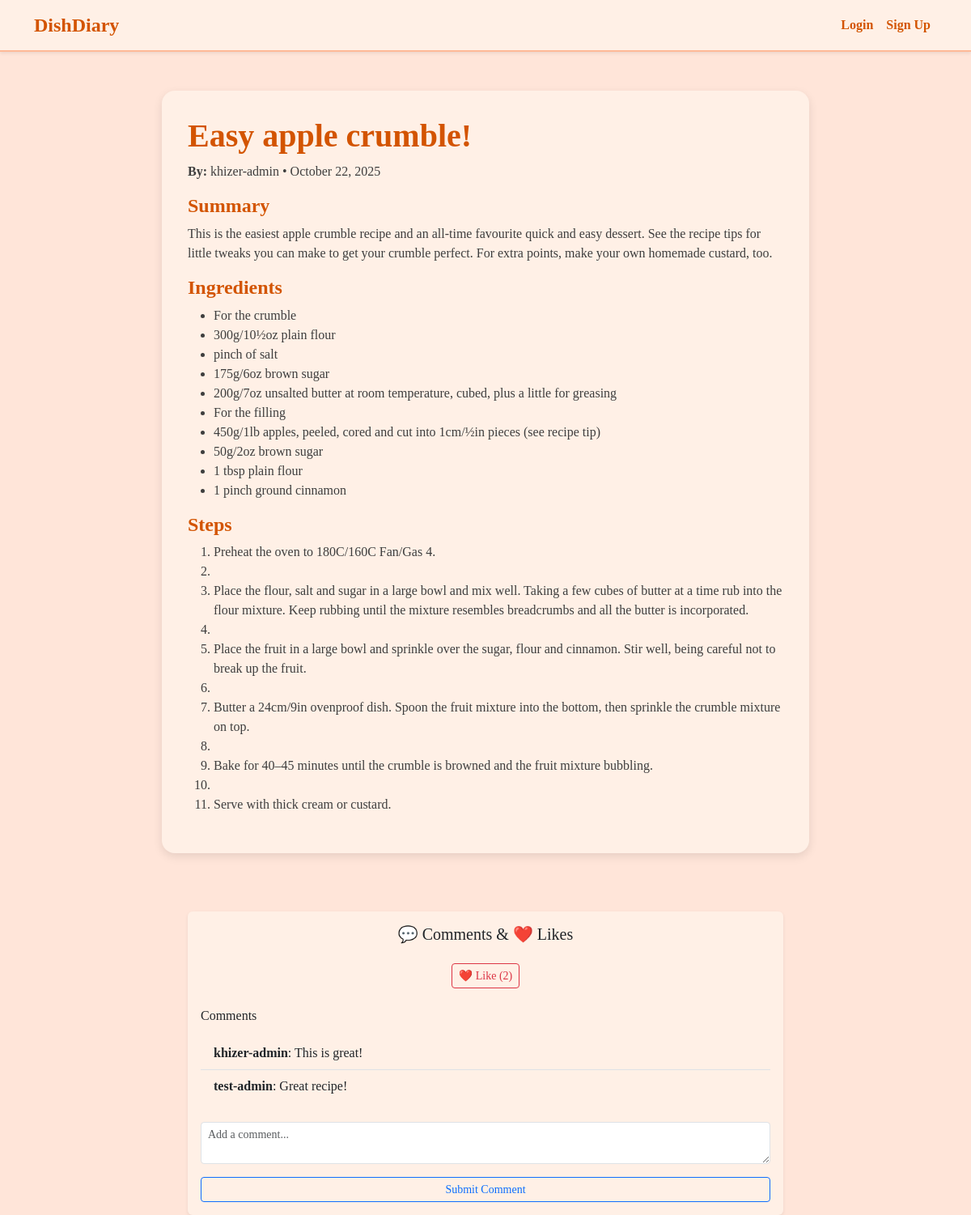
/recipes/easy-apple-crumble/, run on the app's committed database.
### recipes/models.py (models this page shows, shortened)
class Recipe(models.Model):
    title = models.CharField(max_length=200)
    slug = models.SlugField(unique=True, blank=True)
    author = models.ForeignKey(User, on_delete=models.CASCADE)
    summary = models.CharField(max_length=300, blank=True)
    ingredients = models.TextField()
    steps = models.TextField()
    created_at = models.DateTimeField(auto_now_add=True)
    updated_at = models.DateTimeField(auto_now=True)

class Comment(models.Model):
    recipe = models.ForeignKey(
        Recipe, on_delete=models.CASCADE, related_name='comments')
    author = models.ForeignKey(User, on_delete=models.CASCADE)
    body = models.TextField()
    created_at = models.DateTimeField(auto_now_add=True)
    updated_at = models.DateTimeField(auto_now=True)

### recipes/views.py (the view)
class RecipeDetailView(generic.DetailView):
    model = Recipe
    template_name = 'recipes/recipe_detail.html'

### recipes/templates/recipes/recipe_detail.html (shortened to what this page needs)
<!DOCTYPE html>
<html lang="en">
  <head>
    <link
      href="https://cdn.jsdelivr.net/npm/bootstrap@5.3.2/dist/css/bootstrap.min.css"
      rel="stylesheet"
    />
  </head>
  <body>
    <nav class="navbar navbar-expand-lg shadow-sm">
      <div class="container">
        <a class="navbar-brand" href="/">DishDiary</a>
        <div class="collapse navbar-collapse" id="navbarNav">
          <ul class="navbar-nav ms-auto">
            {% if user.is_authenticated %}
            <li class="nav-item">
              <form
                method="post"
                action="{% url 'logout' %}"
                style="display: inline"
              >
                {% csrf_token %}
                <button
                  type="submit"
                  class="nav-link btn btn-link"
                  style="padding: 0; border: none"
                >
                  Logout
                </button>
              </form>
            </li>
            {% else %}
            <li class="nav-item">
              <a class="nav-link" href="{% url 'login' %}">Login</a>
            </li>
            <li class="nav-item">
              <a class="nav-link" href="{% url 'signup' %}">Sign Up</a>
            </li>
            {% endif %}
          </ul>
        </div>
      </div>
    </nav>
    <div class="container py-5">
      <div class="recipe-card mx-auto" style="max-width: 800px">
        <h1>{{ recipe.title }}</h1>
        <p>
          <strong>By:</strong> {{ recipe.author }} • {{recipe.created_at|date:"F j, Y" }}
        </p>
        <h4>Summary</h4>
        <p>{{ recipe.summary }}</p>
        <h4>Ingredients</h4>
        <ul>
          {% for line in recipe.ingredients.splitlines %}
          <li>{{ line }}</li>
          {% empty %}
          <li>No ingredients listed.</li>
          {% endfor %}
        </ul>
        <h4>Steps</h4>
        <ol>
          {% for line in recipe.steps.splitlines %}
          <li>{{ line }}</li>
          {% empty %}
          <li>No steps provided.</li>
          {% endfor %}
        </ol>
      </div>
    </div>
<div class="container mt-4">
  <div class="row justify-content-center">
    <div class="col-md-8">
      <div class="card shadow-sm border-0" style="background-color: #fff0e6;">
        <div class="card-body">
          <h5 class="card-title text-center mb-4">💬 Comments & ❤️ Likes</h5>
          <form method="post" action="{% url 'recipes:like_recipe' slug=recipe.slug %}" class="text-center mb-4">
            <button type="submit" class="btn btn-outline-danger btn-sm">
              ❤️ Like ({{ recipe.likes.count }})
            </button>
          </form>
          <h6 class="mb-3">Comments</h6>
          <div style="max-height: 200px; overflow-y: auto;">
            <ul class="list-group list-group-flush">
              {% for comment in recipe.comments.all %}
                <li class="list-group-item" style="background-color: #fff0e6;">
                  <strong>{{ comment.author }}</strong>: {{ comment.body }}
                </li>
              {% empty %}
                <li class="list-group-item text-muted text-center" style="background-color: #fff0e6;">
                  No comments yet.
                </li>
              {% endfor %}
            </ul>
          </div>
          <form method="post" action="{% url 'recipes:comment_recipe' slug=recipe.slug %}" class="mt-4">
            <div class="mb-3">
              <textarea name="body" class="form-control form-control-sm" rows="2" placeholder="Add a comment..." required></textarea>
            </div>
            <button type="submit" class="btn btn-outline-primary btn-sm w-100">Submit Comment</button>
          </form>
        </div>
      </div>
    </div>
  </div>
</div>
  </body>
</html>

### recipes/templates/recipes/recipe_detail.html (style rules this page uses)
body { font-family: "Georgia", serif; background-color: #ffe5d9; color: #3e3e3e; }
.navbar { background-color: #fff0e6; border-bottom: 2px solid #ffb997; }
.navbar-brand { font-weight: bold; font-size: 1.5rem; color: #d35400; }
.nav-link { color: #d35400 !important; font-weight: 600; }
.recipe-card { background-color: #fff0e6; border-radius: 16px; padding: 2rem; box-shadow: 0 4px 12px rgba(0, 0, 0, 0.1); }
h1, h4 { color: #d35400; font-weight: 700; }

### data on the page
Recipe: title "Easy apple crumble!", author "khizer-admin", created_at "October 22, 2025", summary "This is the easiest apple crumble recipe and an all-time favourite quick and easy dessert. See the recipe tips for little tweaks you can make to get your crumble perfect. For extra points, make your own homemade custard, too.", likes.count "2"
Comment: author "khizer-admin", body "This is great!"
Comment: author "test-admin", body "Great recipe!"

### other printed values
{{ line }} "For the crumble" "300g/10½oz plain flour" "pinch of salt" "175g/6oz brown sugar" "200g/7oz unsalted butter at room temperature, cubed, plus a little for greasing" "For the filling" "450g/1lb apples, peeled, cored and cut into 1cm/½in pieces (see recipe tip)" "50g/2oz brown sugar" "1 tbsp plain flour" "1 pinch ground cinnamon"
{{ line }} "Preheat the oven to 180C/160C Fan/Gas 4." "Place the fruit in a large bowl and sprinkle over the sugar, flour and cinnamon. Stir well, being careful not to break up the fruit." "Butter a 24cm/9in ovenproof dish. Spoon the fruit mixture into the bottom, then sprinkle the crumble mixture on top." "Bake for 40–45 minutes until the crumble is browned and the fruit mixture bubbling." "Serve with thick cream or custard."
